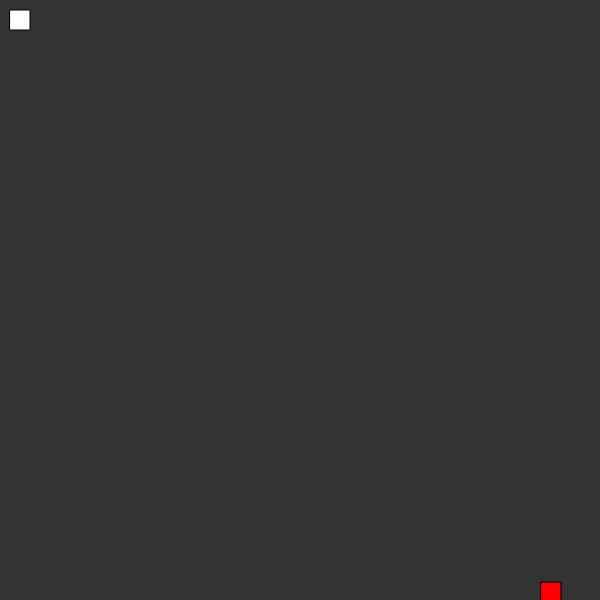
Frame 1 (no input)
Frame 60 (no input): identical to frame 1, image omitted
Frame 120 (the mouse pressed at the canvas centre since frame 60): identical to frame 1, image omitted

The p5.js sketch that drew this single still picture (run headless with seeded random() and noise() and a simulated clock; from frame 60 on, the mouse is pressed at the canvas centre):

// p5.js sketch
// ── sketch.js
let width = 600;
let height = 600;
let s = new Snake(10,10)

let scl = 20;

let speed = {
  x:0,y:0
};

let food = {
  x: Math.floor(Math.random()*width),
  y: Math.floor(Math.random()*height)
}


function setup(){
  createCanvas(600, 600);
}

function draw(){
  background(51);


  update();
  if(dist(s.x, s.y, food.x, food.y) < 10){
    s.score++;
    eat();
    console.log(s.score);
    food.x = Math.floor(Math.random()*width);
    food.y = Math.floor(Math.random()*height);
  }


  fill(255);
  rect(s.x, s.y, scl, scl);
  fill('red');
  rect(food.x, food.y, scl, scl);

  
}



function keyPressed() {
  if (keyCode === UP_ARROW) {
    speed.x = 0;
    speed.y = -1;
  } else if (keyCode === DOWN_ARROW) {
    speed.x = 0;
    speed.y = 1;
  } else if (keyCode === RIGHT_ARROW) {
    speed.x = 1;
    speed.y = 0;
  } else if (keyCode === LEFT_ARROW) {
    speed.x = -1;
    speed.y = 0;
  }
}
// ── snake.html
<!DOCTYPE html>
<html lang="en">
  <head>
    <meta charset="utf-8">
    <title>SNAKE</title>
  </head>
  <body>
    <script src="https://cdnjs.cloudflare.com/ajax/libs/p5.js/0.7.3/p5.js"></script>
    <script src="https://cdnjs.cloudflare.com/ajax/libs/p5.js/0.7.3/addons/p5.dom.js"></script>
    <script src="snake.js"></script>
    <script src="sketch.js"></script>
  </body>
</html>

// ── snake.js


//THERE'S A SHIFT FUNCTION!!!!!!!
//THERE'S A SCALE FUNCTION IN P5JS !!!

let i = 0;
class Snake{
    constructor(x, y){
        this.x = x;
        this.y = y;
        this.tail = []
        this.score = 0;
    }
}

function update(){
    for (let i = 0; i < s.tail.length - 1; i++) {
        s.tail[i] = s.tail[i + 1];
    }
    if(s.tail.length >= 1){
        fill(255);
        for(let i = 0; i < s.tail.length; i++)
            rect(s.tail[i].x, s.tail[i].y, scl, scl);
    }
    s.x += speed.x;
    s.y += speed.y;
   
}

function eat(){
    s.tail.push({x: s.x , y: s.y});
    s.x += scl;
}
